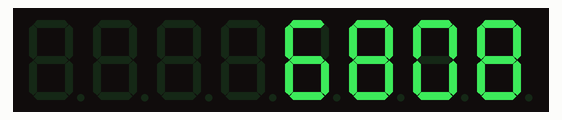
This sketch was run on a simulated Arduino Uno, built with avr-gcc and run on an emulated ATmega328P. Shown: 8-digit seven-segment display. Random numbers use the default seed unless the sketch sets one.

Above: at 0.1 s.
At 4.1 s:
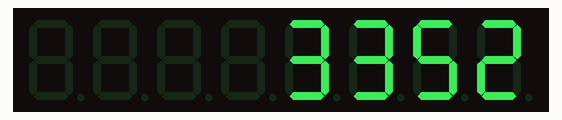
At 9.1 s:
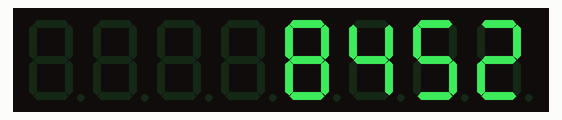
At 19.1 s:
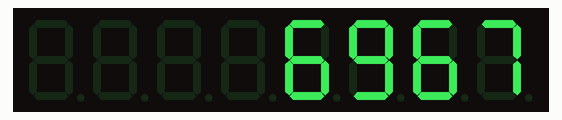
At 28.1 s:
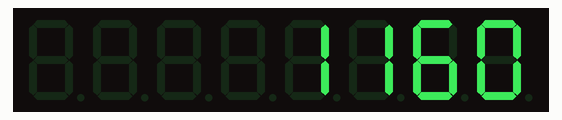
At 38.1 s:
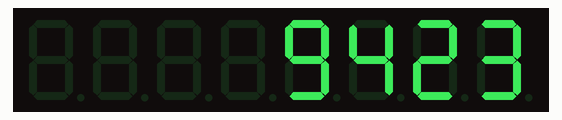

Measured:
- what the display in image 1 shows lasts 1.0 s, from 4.0 s to 5.0 s

The sketch:

arduino-max7219-display-7-segmentos.ino
```cpp
#include "LedControl.h"

                          //din clk cs
LedControl lc = LedControl(11, 13, 10, 1);

void setup() {
  lc.shutdown(0, false);
  lc.setIntensity(0, 8);
  lc.clearDisplay(0);
}

void loop() {
    displayNumber(random(0, 9999));
    delay(1000);
}

void displayNumber( long number) {
  long result;
  int pos = 0 ;
  lc.clearDisplay(0);
  while ( number > 0 ) {
    result = number % 10 ;
    number = number / 10 ;
    lc.setDigit(0,pos++,result,false);
  }
}
```
